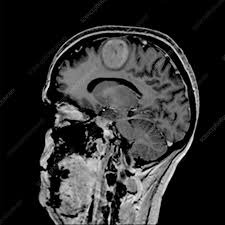
#> input picture data/raw/Testing/glioma_tumor/image(19).jpg, 225 x 225 px, found by its file name; its folder holds only this picture in this run
$ python segmentation.py
#> lines starting #> are read from the running program, lines starting #| are printed output that depends on the picture
import cv2
import os
import matplotlib.pyplot as plt

# Define paths
input_base = "../data/raw"  # Raw MRI images
output_base_resize_first = "../data/preprocessed/resize_then_enhance"
output_base_enhance_first = "../data/preprocessed/enhance_then_resize"

# Ensure output directories exist
for dataset_type in ["Training", "Testing"]:
    for category in ["glioma_tumor", "meningioma_tumor", "no_tumor", "pituitary_tumor"]:
        os.makedirs(os.path.join(output_base_resize_first, dataset_type, category), exist_ok=True)
        os.makedirs(os.path.join(output_base_enhance_first, dataset_type, category), exist_ok=True)

print("\n✅ Folder structure for preprocessed data is set up successfully.")

#=================================#
# Noise Removal & Contrast Enhancement #
#=================================#

clahe = cv2.createCLAHE(clipLimit=2.0, tileGridSize=(8,8))

def preprocess_image(image):
    """Applies noise removal and contrast enhancement."""
    img_denoised = cv2.GaussianBlur(image, (5, 5), 0)
    img_enhanced = clahe.apply(img_denoised)
    return img_enhanced

#=================================#
# Resizing Methods #
#=================================#

def resize_then_enhance(image):
    img_resized = cv2.resize(image, (224, 224))
    return preprocess_image(img_resized)

def enhance_then_resize(image):
    img_enhanced = preprocess_image(image)
    return cv2.resize(img_enhanced, (224, 224))

#========================#
# Process Entire Dataset #
#========================#

print("\n🧠 Starting Preprocessing and Resizing...")

for dataset_type in ["Training", "Testing"]:
    for category in ["glioma_tumor", "meningioma_tumor", "no_tumor", "pituitary_tumor"]:
        input_folder = os.path.join(input_base, dataset_type, category)
        output_folder_resize_first = os.path.join(output_base_resize_first, dataset_type, category)
        output_folder_enhance_first = os.path.join(output_base_enhance_first, dataset_type, category)

        image_list = os.listdir(input_folder)
        total_images = len(image_list)
        print(f"\nProcessing {dataset_type} -> {category} ({total_images} images)")

        for idx, filename in enumerate(image_list):
            input_path = os.path.join(input_folder, filename)

            img = cv2.imread(input_path, cv2.IMREAD_GRAYSCALE)
#> img is the input picture: shape (225, 225); min 0, max 255, mean 46.7
            img_resize_first = resize_then_enhance(img)
#> in resize_then_enhance, `img_resized = cv2.resize(image, (224, 224))`:
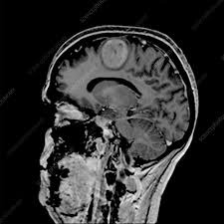
#> img_resized: shape (224, 224); min 0, max 245, mean 46.7
#> in preprocess_image, `img_denoised = cv2.GaussianBlur(image, (5, 5), 0)`:
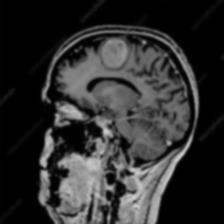
#> img_denoised: shape (224, 224); min 0, max 209, mean 46.7
#> in preprocess_image, `img_enhanced = clahe.apply(img_denoised)`:
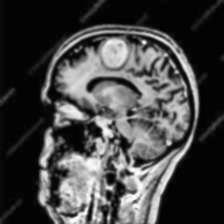
#> img_enhanced: shape (224, 224); min 1, max 255, mean 68.1
            img_enhance_first = enhance_then_resize(img)
#> in preprocess_image (call 2), `img_enhanced = clahe.apply(img_denoised)`:
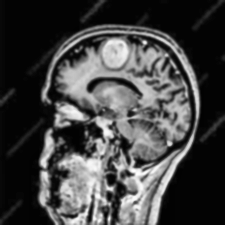
#> img_enhanced: shape (225, 225); min 2, max 254, mean 67.4
#> (the run stopped early here; a loop or call above may not have finished)

$ run again, on data/raw/Testing/glioma_tumor/image(20).jpg
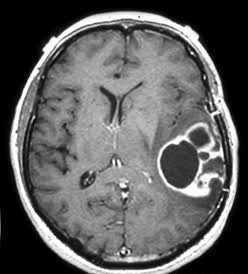
#> input picture data/raw/Testing/glioma_tumor/image(20).jpg, 248 x 274 px, found by its file name
#> img is the input picture: shape (274, 248); min 0, max 255, mean 94.7
#> in resize_then_enhance, `img_resized = cv2.resize(image, (224, 224))`:
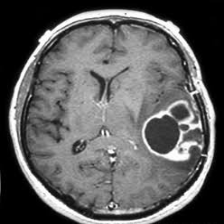
#> img_resized: shape (224, 224); min 0, max 255, mean 94.6
#> img_denoised: shape (274, 248)
#> in preprocess_image (call 2), `img_enhanced = clahe.apply(img_denoised)`:
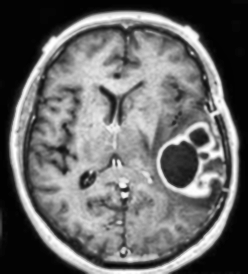
#> img_enhanced: shape (274, 248); min 2, max 255, mean 104.6
